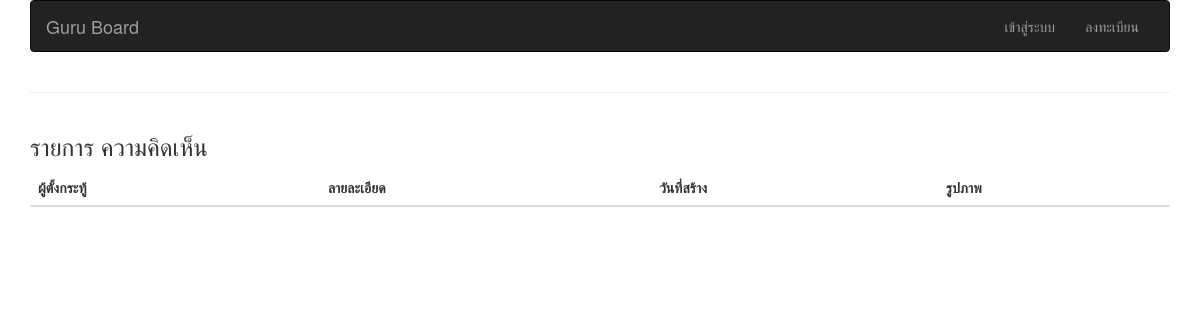
Page /admin_reply.php on the earlier database version.
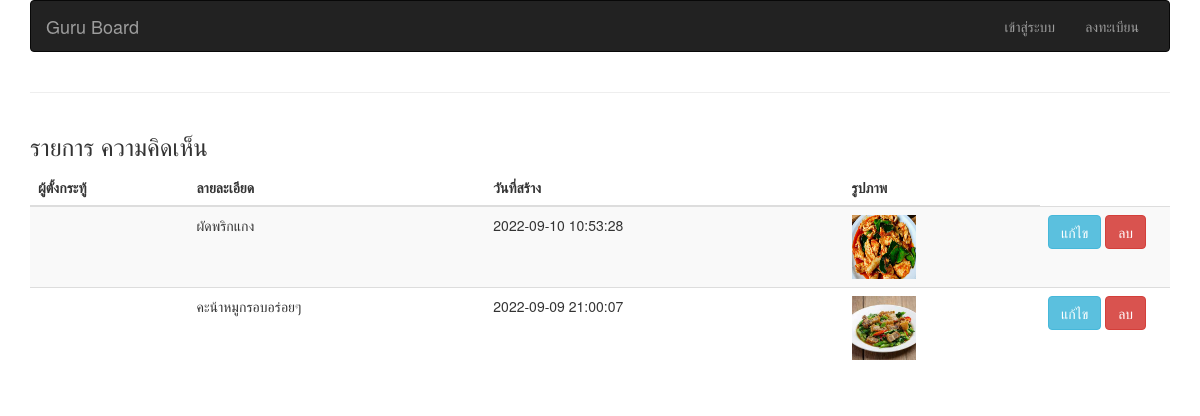
Same page on the later database version.
### tables this page shows
CREATE TABLE `reply` (
  `rp_id` int(11) NOT NULL,
  `rp_detail` text NOT NULL COMMENT 'แสดงความคิดเห็น',
  `rp_created` datetime NOT NULL,
  `qt_id` int(11) NOT NULL,
  `rp_image` varchar(100) NOT NULL,
  `m_id` int(11) NOT NULL
);

### admin_reply.php (the view, shortened to what this page needs)
<?php
include 'include/header.php';
?>
</head>
<body>
	<div class="container">
		<div class="row">
			<div class="col-md-12">
				<?php include 'include/top_menu.php' ?>
			</div>
		</div>
		<hr>
		<div class="row">
			<div class="col-md-12">
				<h3>รายการ ความคิดเห็น </h3>
				<div class="table-responsive">
                <table class="table table-striped">
                        <thead>
                            <tr>
                                <th>ผู้ตั้งกระทู้</th>
                                <th>ลายละเอียด</th>
                                <th>วันที่สร้าง</th>
                                <th>รูปภาพ</th>
                            </tr>
                        </thead>
                        <tbody>
                            <?php
                            $sql = $db_con->prepare("SELECT * FROM reply LEFT JOIN member ON (reply.m_id = member.m_id) ORDER BY reply.rp_id DESC");
                            $sql->execute();
                            $result = $sql->fetchAll();
                            ?>
                            <tr>
                                <?php foreach ($result as $row) { ?>
                                    <td><?php echo $row['m_name'] ?></td>
                                    <td><?php echo $row["rp_detail"]; ?></td>
									<td><?php echo $row["rp_created"]; ?></td>
                                    <td><?php
										if ($row["rp_image"] != null) {
										?>
											<img src="uploads/reply/<?php echo $row['rp_image'] ?>" width="64" height="64">
										<?php
										}
										?></td>
									<td width="130">
										<a class="btn btn-info" href="admin_edit_reply.php?edit=<?php echo $row["rp_id"]; ?>" role="button">แก้ไข</a>
										<a class="btn btn-danger" href="reply_me.php?del=<?php echo $row["rp_id"]; ?>" onclick="return confirm('ท่านต้องการลบแถวนี้ใช่หรือไม่');" role="button">ลบ</a>
									</td>
                            </tr>
                        <?php } ?>
                        </tbody>
                    </table>
				</div>
			</div>
		</div>
	</div>
</body>
</html>

### include/header.php (shortened to what this page needs)
<!DOCTYPE html>
<html lang="en">
<head>
    <link rel="stylesheet" href="https://maxcdn.bootstrapcdn.com/bootstrap/3.3.7/css/bootstrap.min.css">
</head>

### include/top_menu.php (shortened to what this page needs)
<nav class="navbar navbar-inverse">
	<div class="container-fluid">
		<div class="navbar-header">
			<a class="navbar-brand" href="index.php">Guru Board</a>
		</div>
		<div class="collapse navbar-collapse" id="bs-example-navbar-collapse-1">
			<ul class="nav navbar-nav navbar-right">
				<?php
					if(!isset($_SESSION["member_id"])){
				?>
				<li><a href="login.php">เข้าสู่ระบบ</a></li>
				<li><a href="register.php">ลงทะเบียน</a></li>
			<?php
					}
			?>
			</ul>
		</div>
	</div>
</nav>

Differences in the rows shown:
added reply: rp_detail "ผัดพริกแกง", rp_created "2022-09-10 10:53:28", rp_image (picture)
added reply: rp_detail "คะน้าหมูกรอบอร่อยๆ", rp_created "2022-09-09 21:00:07", rp_image (picture)
